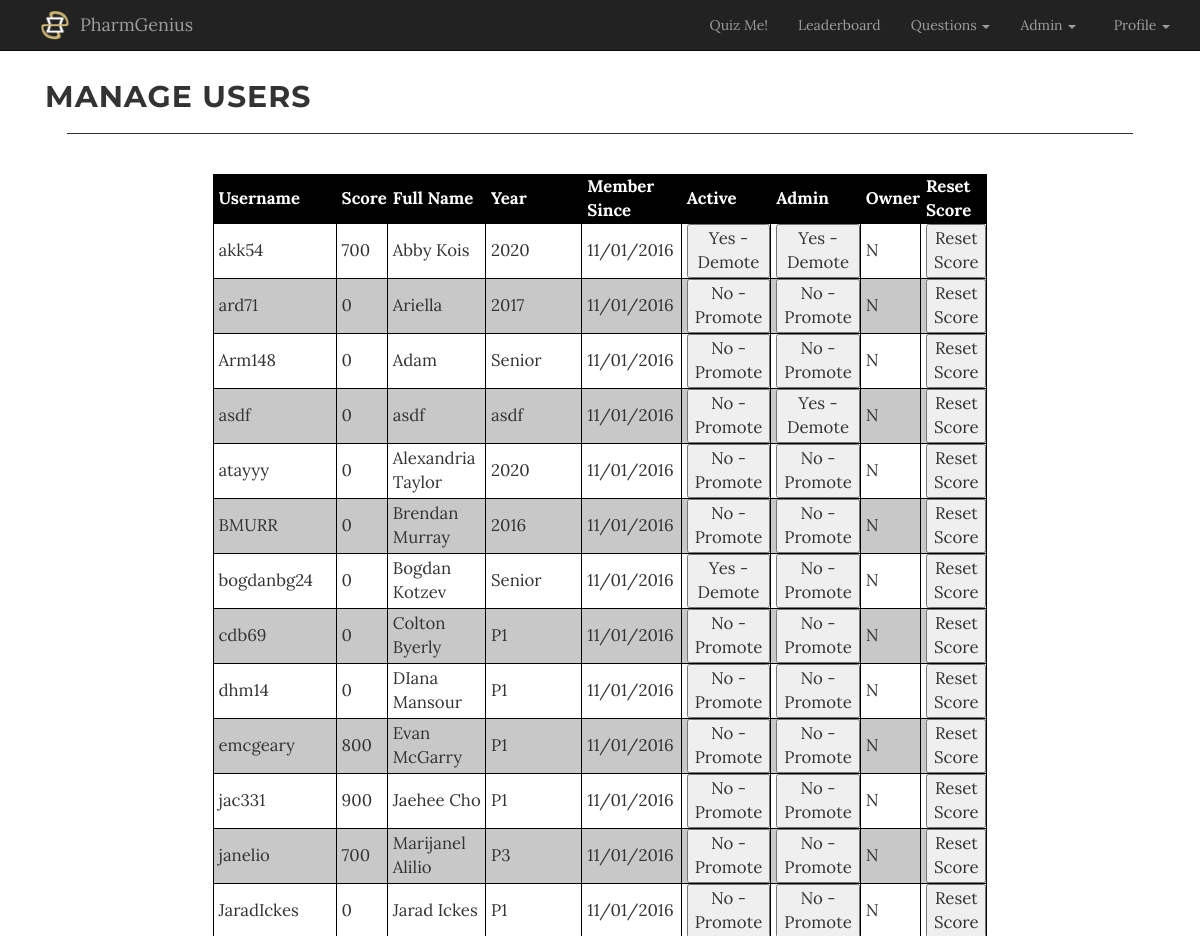
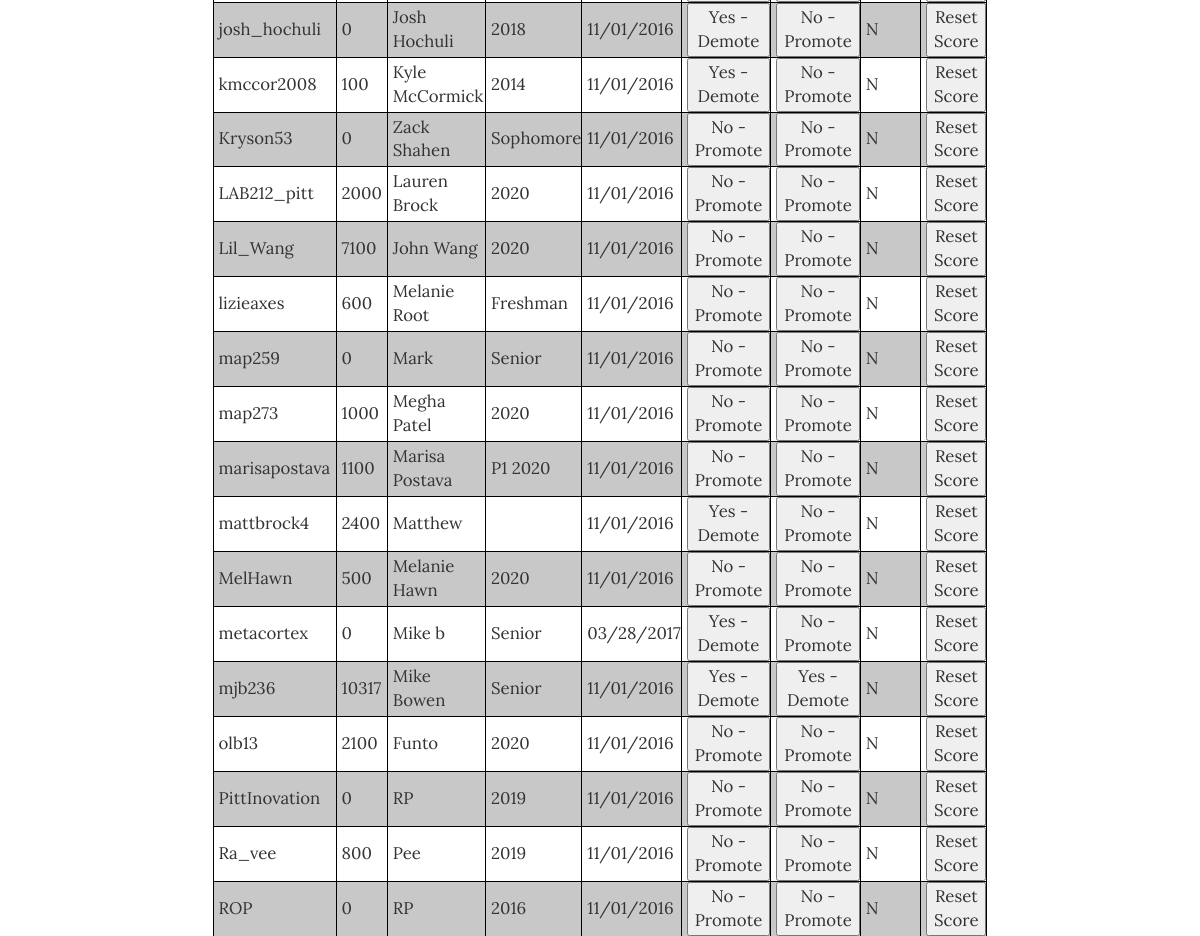
/manage_users.php (signed in, upper part), run on an earlier commit of the app's database (2 pictures, top to bottom).
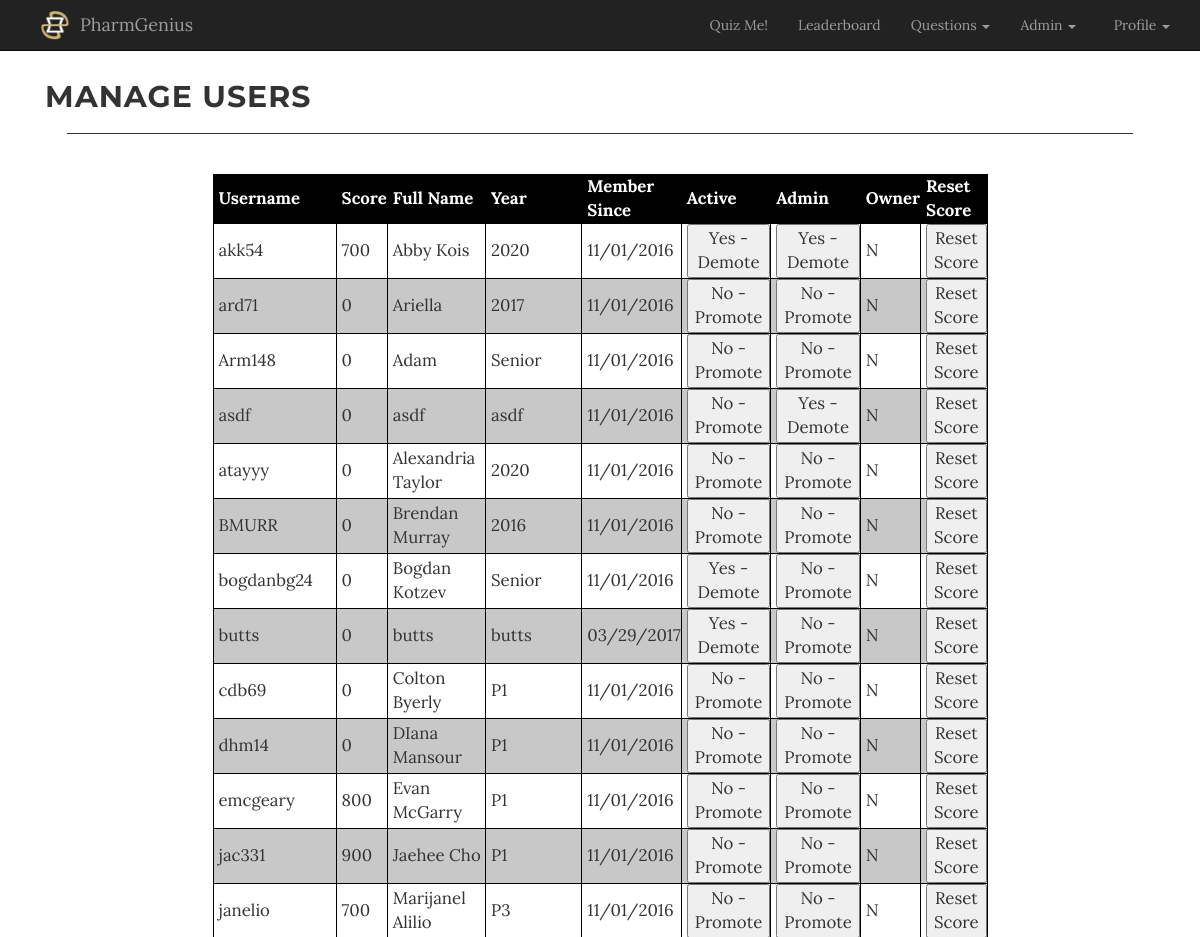
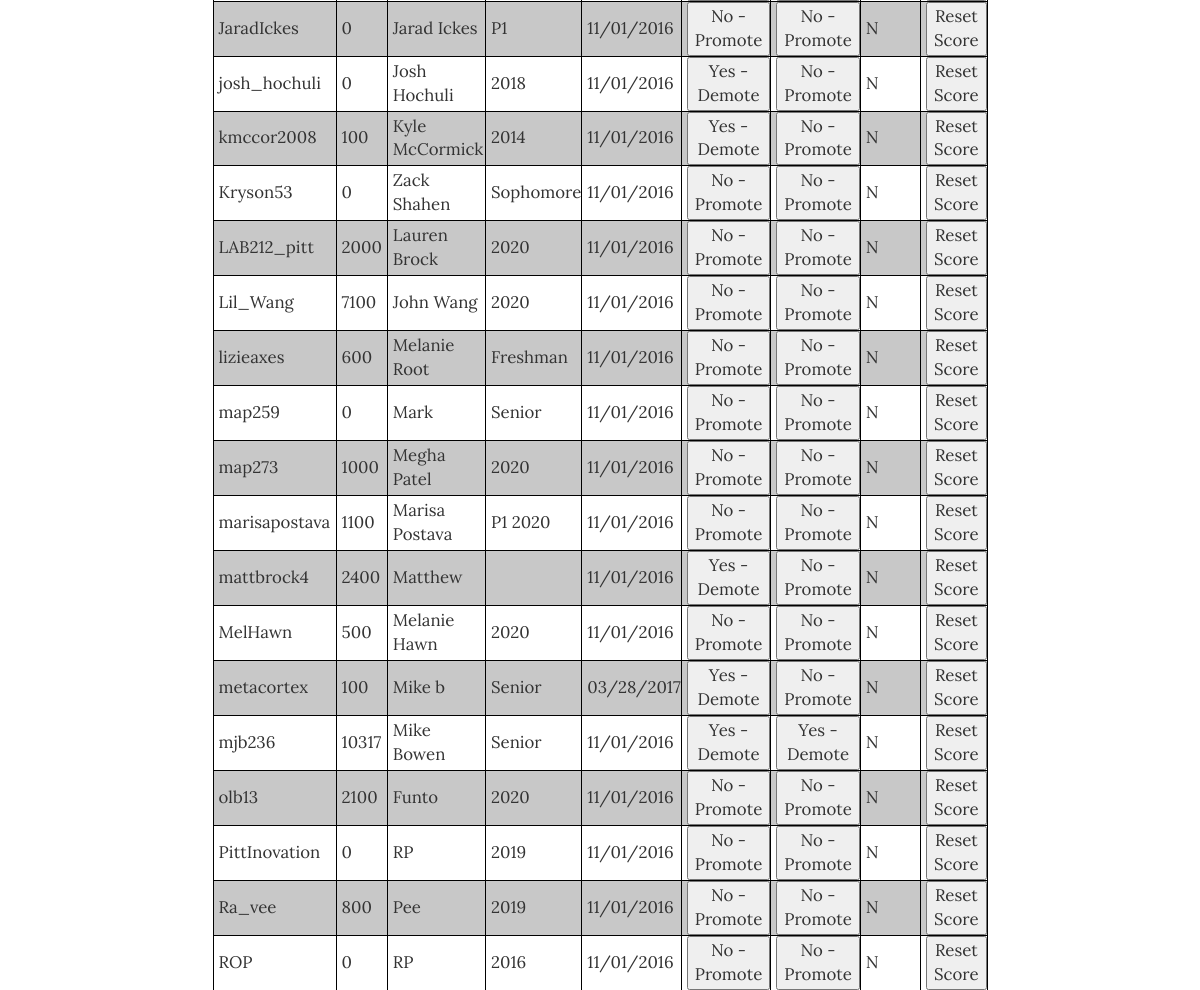
And on a later commit of the database (2 pictures, top to bottom).
### tables this page shows
CREATE TABLE `user_profile` (
  `username` varchar(20) NOT NULL,
  `full_name` varchar(50) NOT NULL,
  `year` varchar(10) NOT NULL,
  `employer` varchar(50) DEFAULT NULL,
  `interests` varchar(256) DEFAULT NULL,
  `bio` varchar(500) DEFAULT NULL,
  `image_url` varchar(256) DEFAULT NULL,
  `created_date` datetime NOT NULL DEFAULT CURRENT_TIMESTAMP,
  `last_updated_date` datetime NOT NULL DEFAULT CURRENT_TIMESTAMP ON UPDATE CURRENT_TIMESTAMP,
  `last_updated_by` varchar(20) NOT NULL
);

CREATE TABLE `user` (
  `username` varchar(20) NOT NULL,
  `password` varchar(60) NOT NULL,
  `email_address` varchar(256) NOT NULL,
  `score` int(10) NOT NULL DEFAULT '0',
  `admin_flag` enum('Y','N') NOT NULL DEFAULT 'N',
  `owner_flag` enum('Y','N') NOT NULL DEFAULT 'N',
  `active_flag` enum('Y','N') NOT NULL DEFAULT 'N',
  `registered_date` datetime NOT NULL DEFAULT CURRENT_TIMESTAMP
);

### public/manage_users.php (the view, shortened to what this page needs)
<?php require_once("../includes/db_connection.php"); ?>
<?php require_once("../includes/functions.php"); ?>
<?php
  $user_set = get_user_data();
  include("../includes/header.php");
?>
</head>
<body>
  <?php echo get_navbar(); ?>
  <br><br><br><br>
  <div class="container">
    <div class="container col-xs-12 text-center-div">
      <h2 class="inline-element">Manage Users</h2>
    </div>
    <div class="container col-xs-12"><hr></div>
    <div class="container col-xs-12"><br></div>
    <div class="container col-xs-12">
      <table id="usertable" class="usertable">
        <thead>
        <th>Username</th>
        <th>Score</th>
        <th>Full Name</th>
        <th>Year</th>
        <th>Member Since</th>
        <th>Active</th>
        <th>Admin</th>
        <th>Owner</th>
        <th>Reset Score</th>
        </thead>
        <tbody>
          <?php
            while ($user = mysqli_fetch_assoc($user_set)) {
              $table_row = "<tr><td>" . $user["username"] . "</td>";
              $table_row .= "<td id=\"score_{$user["username"]}\">" . $user["score"] . "</td>";
              $table_row .= "<td>" . $user["full_name"] . "</td>";
              $table_row .= "<td>" . $user["year"] . "</td>";
              $table_row .= "<td>" . $user["registered_date"] . "</td>";
              $table_row .= "<td>";
              $table_row .= "<button type=\"button\" id=\"active_flag_{$user["username"]}\" onclick=\"toggleStatus('active_flag', '{$user["username"]}')\">";
              $table_row .= ($user["active_flag"] == "Y") ? "Yes - Demote" : "No - Promote";
              $table_row .= "</td>";
              $table_row .= "<td>";
              $table_row .= "<button type=\"button\" id=\"admin_flag_{$user["username"]}\" onclick=\"toggleStatus('admin_flag', '{$user["username"]}')\">";
              $table_row .= ($user["admin_flag"] == "Y") ? "Yes - Demote" : "No - Promote";
              $table_row .= "</td>";
              $table_row .= "<td>" . $user["owner_flag"] . "</td>";
              $table_row .= "<td>";
              $table_row .= "<button type=\"button\" onclick=\"resetScore('{$user["username"]}')\">";
              $table_row .= "Reset Score";
              $table_row .= "</td>";
              $table_row .= "</tr>";
              echo $table_row;
            }
          ?>
        </tbody>
      </table>
    </div>
  </div>
<?php include("../includes/footer.php"); ?>

### includes/header.php (shortened to what this page needs)
<!DOCTYPE html>
<html lang="en">
<head>
  <link rel="stylesheet" href="../public/static/css/bootstrap.min.css">
  <link rel="stylesheet" href="../public/static/css/grayscale.css">
  <link rel="stylesheet" href="../public/static/css/style.css">
  <link rel="stylesheet" href="../public/static/css/font-awesome.min.css" type="text/css">

### includes/functions.php (shortened to what this page needs)
<?php
function get_navbar() {
  $html = navbar_open();
  if (is_logged_in()) {
    $html .=  user_navbar();
  } else {
    $html .= simple_navbar();
  }
  $html .= navbar_close();
  return $html;
}
function navbar_open() {
  $html = "<nav class = \"navbar navbar-inverse navbar-fixed-top\" style=\"height: auto;\">";
  $html .= "<div class = \"container\">";
  $html .= "<div class=\"navbar-header\">";
  $html .= "<img src=\"../public/static/img/logo.png\" class=\"logo\" width=\"30\" height=\"30\" alt=\"\"/>";
  $html .= "<a href=\"../public/index.php\" class=\"navbar-brand\">PharmGenius</a>";
  $html .= "<button class = \"navbar-toggle\" data-toggle= \"collapse\" data-target = \".navHeaderCollapse\">";
  $html .= "<span class=\"icon-bar\"></span>";
  $html .= "<span class=\"icon-bar\"></span>";
  $html .= "<span class=\"icon-bar\"></span>";
  $html .= "</button>";
  $html .= "</div>";
  $html .= "<div class = \"collapse navbar-collapse navHeaderCollapse\">";
  $html .= "<ul class = \"nav navbar-nav navbar-right\">";
  return $html;
}
function navbar_close() {
  $html = "</ul></div></div></nav>";
  return $html;
}
function admin_navbar() {
  $html = "<li class=\"dropdown\">";
  $html .= "<a href=\"\" class=\"dropdown-toggle\" data-toggle=\"dropdown\"><span>Admin&nbsp;</span><b class=\"caret\"></b></a>";
  $html .= "<ul class=\"dropdown-menu\">";
  $html .= "<li><a href=\"../public/review_categories.php\" id=\"reviewCats\" class=\"nav-button\">View Category Database</a></li>";
  $html .= "<li><a href=\"../public/manage_users.php\" id=\"manageUsers\" class=\"nav-button\">Manage Users</a></li>";
  $html .= "</ul></li>";
  return $html;
}
function user_navbar() {
  $html = "<li><a href=\"../public/select_quiz.php\" id=\"quizme\" class=\"nav-button\">Quiz Me!</a></li>";
  $html .= "<li><a href=\"../public/leaderboard.php\" id=\"leaderboard\" class=\"nav-button\">Leaderboard</a></li>";
  $html .= "<li class=\"dropdown\">";
  $html .= "<a href=\"\" class=\"dropdown-toggle\" data-toggle=\"dropdown\"><span>Questions&nbsp;</span><b class=\"caret\"></b></a>";
  $html .= "<ul class=\"dropdown-menu\">";
  $html .= "<li><a href=\"../public/review_my_questions.php\" id=\"myQuestions\">Your Questions</a></li>";
  $html .= "<li><a href=\"../public/submit_new.php\" id=\"submitNew\">Submit A Question</a></li>";
  $html .= "<li><a href=\"../public/review_new_questions.php\" id=\"ReviewNew\" class=\"nav-button\">Review New Questions</a></li>";
  $html .= "<li><a href=\"../public/review_old_questions.php\" id=\"ReviewOld\" class=\"nav-button\">View Question Database</a></li>";
  $html .= "</ul></li>";
  if (is_user_admin()) {
    $html .= admin_navbar();
  }
  $html .= "<li class=\"dropdown\">";
  $html .= "<a href=\"../public/index.php\" class=\"dropdown-toggle\" data-toggle=\"dropdown\">";
  $html .= "<span class=\"profile-container\">";
  $html .= "<img src=\"";
  $image_url = get_image_url($_SESSION["username"]);
  $html .= ($image_url == null) ? "../public/static/img/logo.png\"" : "{$image_url}\" ";
  $html .= "class=\"profile-small\" alt=\"\"/>&nbsp;&nbsp;Profile&nbsp;</span><b class=\"caret\" style=\"font-size:1.5em;\"></b></a>";
  $html .= "<ul class=\"dropdown-menu\">";
  $html .= "<li><a href=\"../public/profile.php?id=";
  $html .= htmlentities($_SESSION["username"]);
  $html .= "\">View Profile</a></li>";
  $html .= "<li><a href=\"#sendbugreport\" data-toggle=\"modal\">Report a Bug</a></li>";
  $html .= "<li><a href=\"../public/logout.php\">Sign Out</a></li>";
  $html .= "</ul></li>";
  return $html;
}
function mysql_prep($string) {
    global $connection;
    $escaped_string = mysqli_real_escape_string($connection, $string);
    return $escaped_string;
  }
function get_user_data() {
  global $connection;
  $query = "SELECT u.username, u.score, p.full_name, p.year, u.admin_flag, u.active_flag, u.owner_flag, DATE_FORMAT(u.registered_date,'%m/%d/%Y') as registered_date ";
  $query .= "FROM user u ";
  $query .= "JOIN user_profile p on p.username = u.username ";
  $query .= "ORDER BY username ASC ";
  $user_set = mysqli_query($connection, $query);
  return $user_set;
}
function get_image_url($username) {
  global $connection;
  $safe_username = mysql_prep($username);
  $query = "SELECT image_url ";
  $query .= "FROM user_profile ";
  $query .= "WHERE username = '{$safe_username}' ";
  $user_set = mysqli_query($connection, $query);
  if ($user = mysqli_fetch_assoc($user_set)) {
    $file_path = "../public/" . $user["image_url"];
    return $file_path;
  }
  return null;
}
function is_user_admin() {
  if (is_logged_in()) {
    return $_SESSION["admin_flag"] === "Y";
  } else {
    return false;
  }
}
function is_logged_in() {
  return (isset($_SESSION["username"]));
}
?>

### includes/footer.php (shortened to what this page needs)
</body>
</html>

### public/static/css/grayscale.css (style rules this page uses)
body { width: 100%; height: 100%; font-family: Lora,"Helvetica Neue",Helvetica,Arial,sans-serif; }
html { width: 100%; height: 100%; }
h1, h2, h3, h4, h5, h6 { margin: 0 0 35px; text-transform: uppercase; font-family: Montserrat,"Helvetica Neue",Helvetica,Arial,sans-serif; font-weight: 700; letter-spacing: 1px; }
a { color: #3333cc; -webkit-transition: all .2s ease-in-out; -moz-transition: all .2s ease-in-out; transition: all .2s ease-in-out; }
body { webkit-tap-highlight-color: rgba(255,255,255,.2); }
table#usertable tr:nth-child(even) { background-color: rgb(200, 200, 200); }
table#usertable tr:nth-child(odd) { background-color:#fff; }
table#usertable th { background-color: black; color: white; padding-left: 5px; }
table#usertable td { padding-left: 5px; }
table.usertable { font-size: 1.2em; }
.inline-element { display: inline; }

### public/static/css/style.css (style rules this page uses)
table { width:50%; margin: auto }
table, th, td { border: 1px solid black; border-collapse: collapse; }
th, td { text-align: left; }
.nav-button { height:auto; }
span.profile-container { overflow: hidden; width: 25px; height: 25px; }
img.logo { float: left; margin-top: 10px; margin-right: 10px; margin-left: 10px; }
hr { border: 0; clear:both; display:block; width: 96%; background-color:#333; height: 1px; }

What changed in the data, as far as the page shows it:
added user_profile: last_updated_by.username "butts", last_updated_by.score "0", full_name "butts", year "butts", registered_date "03/29/2017", last_updated_by.admin_flag "Yes - Demote No - Promote Reset Score", last_updated_by.owner_flag "N"
changed through a linked row, user_profile "Mike b": last_updated_by.score "0" → "100"
